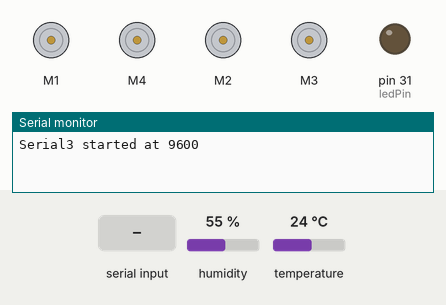
Recording of a sketch running on a simulated Arduino Mega 2560, built with avr-gcc and run on an emulated ATmega2560. Parts: 4 × DC motor (green arrow = forward, orange = backward, longer = faster), output pins drawn as LEDs (lit = HIGH), the last lines printed to the serial monitor. The test bench sets the inputs (shaded band); at power-on: humidity 55 %, temperature 24 °C.

Above: at 1.2 s.
1.3 s: "F" received over the second serial link
At 3.1 s:
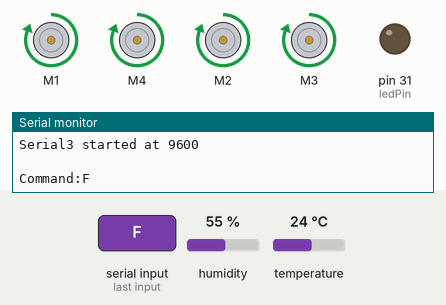
4.3 s: "B" received over the second serial link
At 5.9 s:
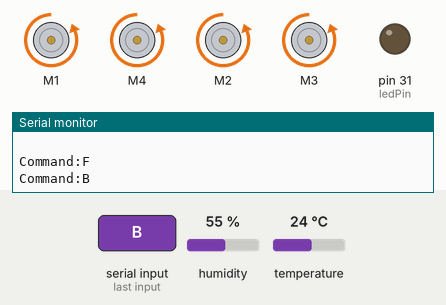
7.3 s: "L" received over the second serial link
At 8.9 s:
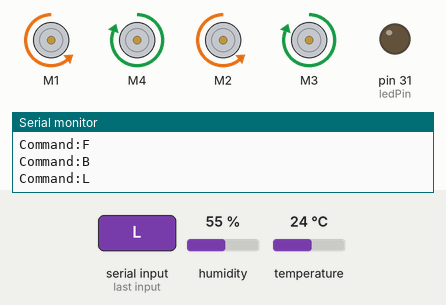
10.3 s: "R" received over the second serial link
At 11.8 s:
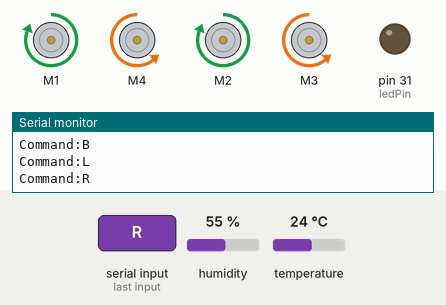
13.3 s: "RT" received over the second serial link
At 15.2 s:
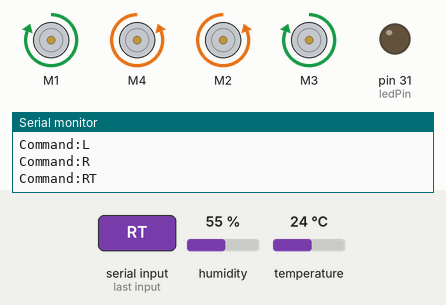
Timing chart, 0 to 17.2 s (numbered marks = the images above; inputs shaded):
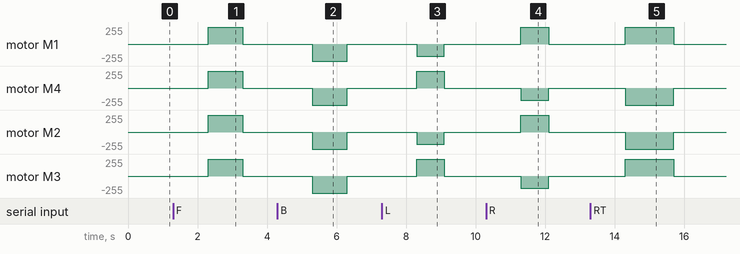

Measured:
- after the input at 1.3 s, motor M1, motor M4, motor M2, motor M3: stopped → forward 255/255 after 1.0 s, → stopped 1.0 s later
- after the input at 4.3 s, motor M1, motor M4, motor M2, motor M3: stopped → backward 255/255 after 1.0 s, → stopped 1.0 s later
- after the input at 7.3 s, motor M1, motor M2: stopped → backward 180/255 after 1.0 s, → stopped 0.80 s later; motor M4, motor M3: stopped → forward 255/255 after 1.0 s, → stopped 0.80 s later
- after the input at 10.3 s, motor M1, motor M2: stopped → forward 255/255 after 1.0 s, → stopped 0.80 s later; motor M4, motor M3: stopped → backward 180/255 after 1.0 s, → stopped 0.80 s later
- after the input at 13.3 s, motor M1, motor M3: stopped → forward 255/255 after 1.0 s, → stopped 1.4 s later; motor M4, motor M2: stopped → backward 255/255 after 1.0 s, → stopped 1.4 s later

The sketch:

envi-arduino.ino
```cpp
//Include Libraries

//Library for temperature and humidity sensor
#include "DHT.h"
//Library for motor driver
#include <AFMotor.h>

//Motor connection
AF_DCMotor motorFL(1);
AF_DCMotor motorFR(4);
AF_DCMotor motorBL(2);
AF_DCMotor motorBR(3);

//Bluetooth is connected to RX3 and TX3
#define RXPin RX3
#define TXPin TX3
//Gas sensor is connected to A7
#define gasPin A7
//Dust sensor is connected to A8 and its led to digital pin 31
#define dustPin A8
#define ledPin 31
//Temperature-humidity sensor is connected to digital pin 33
#define DHTPIN 33

//constants for estimating the dust concentration
#define COV_RATIO 0.2
#define NO_DUST_VOLTAGE 400
#define SYS_VOLTAGE 5000
#define DHTTYPE DHT11

//Create a DHT object for the temperature-humidity sensor
DHT dht(DHTPIN, DHTTYPE);
//Variables for estimating time passed
unsigned long prevTime, curTime;
//Variables for estimating the dust concentration
int adcvalue;
float density, voltage;

//The function that estimates the dust concentration
int Filter(int m) {
  static int flag_first = 0, _buff[10], sum;
  const int _buff_max = 10;
  int i;

  if(flag_first == 0)
  {
    flag_first = 1;

    for(i = 0, sum = 0; i < _buff_max; i++)
    {
      _buff[i] = m;
      sum += _buff[i];
    }
    return m;
  }
  else
  {
    sum -= _buff[0];
    for(i = 0; i < (_buff_max - 1); i++)
    {
      _buff[i] = _buff[i + 1];
    }
    _buff[9] = m;
    sum += _buff[9];

    i = sum / 10.0;
    return i;
  }
}

//Setup only runs once
void setup() {
  //set the pinmode of the led of the dust sensor to output
  pinMode(ledPin,OUTPUT);
  //Turn of the led of the dust sensor
  digitalWrite(ledPin, LOW);
  //Begin the DHT object for the temperature-humidity sensor
  dht.begin();
  //Begin serial communication for debugging
  Serial.begin(9600);
  //Begin serial communication with bluetooth module
  Serial3.begin(9600);
  //Debugging messages
  Serial.print("Serial3 started at ");
  Serial.println(9600);
  Serial.println(" ");
  //Set the time of the begining of the program
  prevTime = millis();
  float t = dht.readTemperature();
}

//Loop runs every time
void loop() {
  //Variable that holds the incoming command from the bluetooth
  String command;
  //Get the current time
  curTime = millis();

  //Every 10 minutes we test to see if there is a high concentration of dangerous gases in the room
  if (curTime - prevTime > 600000) {
    int gas = analogRead(gasPin);
    //We map the value to a 1-100 scale
    int mappedGas = map(gas, 1, 1024, 1, 100);
    //Debugging messages
    Serial.print("gas:");
    Serial.print(mappedGas);
    Serial.println("%");
    //If the value is over 20% we send it to the Smartphone via bluetooth
    if (mappedGas > 20) {
      Serial3.println(mappedGas);
    }
    prevTime = curTime;
  }

  //Check for a possible incoming command from bluetooth
  if (Serial3.available() > 0) {
    //Store the incoming command to the command variable
    command = Serial3.readString();
    //Debugging messages
    Serial.print("Command:");
    Serial.println(command);
    //Envi wakes up and moves around for a few seconds
   // rotate();
   // delay(1300);
   // Stop();
    //Actions for get temperature command
    if (command == "temp") {
      Serial.print("Temperature:");
      float t = dht.readTemperature();
      Serial3.println(t);
      //Debugging messages
      Serial.print(t);
      Serial.println("C");
    }
    //Actions for get humidity command
    if (command == "hum") {
      float h = dht.readHumidity();
      Serial3.println(h);
      //Debugging messages
      Serial.print("Humidity:");
      Serial.print(h);
      Serial.println("%");
    }
    //Actions for get dust command
    if (command == "getDust") {
      digitalWrite(ledPin, HIGH);
      delayMicroseconds(280);
      adcvalue = analogRead(dustPin);
      digitalWrite(ledPin, LOW);
      adcvalue = Filter(adcvalue);
      voltage = (SYS_VOLTAGE / 1024.0) * adcvalue * 11;
      if(voltage >= NO_DUST_VOLTAGE)
      {
        voltage -= NO_DUST_VOLTAGE;
        density = voltage * COV_RATIO;
      }
      else
        density = 0;
      Serial3.println(density);
      //Debugging messages
      Serial.println("microparticles concentration: ");
      Serial.print(density);
      Serial.println("mg/m3");
    }

    //Future commands for moving envi arround. Not implemented yet in smartphone
    if (command == "F") {
      forward();
      delay(1000);
      Stop();
    }
    if (command == "B") {
      back();
      delay(1000);
      Stop();
    }
    if (command == "L") {
      left();
      delay(800);
      Stop();
    }
    if (command == "R") {
      right();
      delay(800);
      Stop();
    }
    if (command == "RT") {
      rotate();
      delay(1400);
      Stop();
    }

  }
  //delay(100);
}

void forward()
{
  motorFL.setSpeed(255);
  motorFL.run(FORWARD);
  motorFR.setSpeed(255);
  motorFR.run(FORWARD);
  motorBL.setSpeed(255);
  motorBL.run(FORWARD);
  motorBR.setSpeed(255);
  motorBR.run(FORWARD);
}

void back()
{
  motorFL.setSpeed(255);
  motorFL.run(BACKWARD);
  motorFR.setSpeed(255);
  motorFR.run(BACKWARD);
  motorBL.setSpeed(255);
  motorBL.run(BACKWARD);
  motorBR.setSpeed(255);
  motorBR.run(BACKWARD);
}

void left()
{
  motorFL.setSpeed(180);
  motorFL.run(BACKWARD);
  motorFR.setSpeed(255);
  motorFR.run(FORWARD);
  motorBL.setSpeed(180);
  motorBL.run(BACKWARD);
  motorBR.setSpeed(255);
  motorBR.run(FORWARD);
}

void right()
{
  motorFL.setSpeed(255);
  motorFL.run(FORWARD);
  motorFR.setSpeed(180);
  motorFR.run(BACKWARD);
  motorBL.setSpeed(255);
  motorBL.run(FORWARD);
  motorBR.setSpeed(180);
  motorBR.run(BACKWARD);
}

void rotate()
{
  motorFL.setSpeed(255);
  motorFL.run(FORWARD);
  motorFR.setSpeed(255);
  motorFR.run(BACKWARD);
  motorBL.setSpeed(255);
  motorBL.run(BACKWARD);
  motorBR.setSpeed(255);
  motorBR.run(FORWARD);
}


void Stop()
{
  motorFL.setSpeed(0);
  motorFL.run(RELEASE);
  motorFR.setSpeed(0);
  motorFR.run(RELEASE);
  motorBL.setSpeed(0);
  motorBL.run(RELEASE);
  motorBR.setSpeed(0);
  motorBR.run(RELEASE);
}
```
